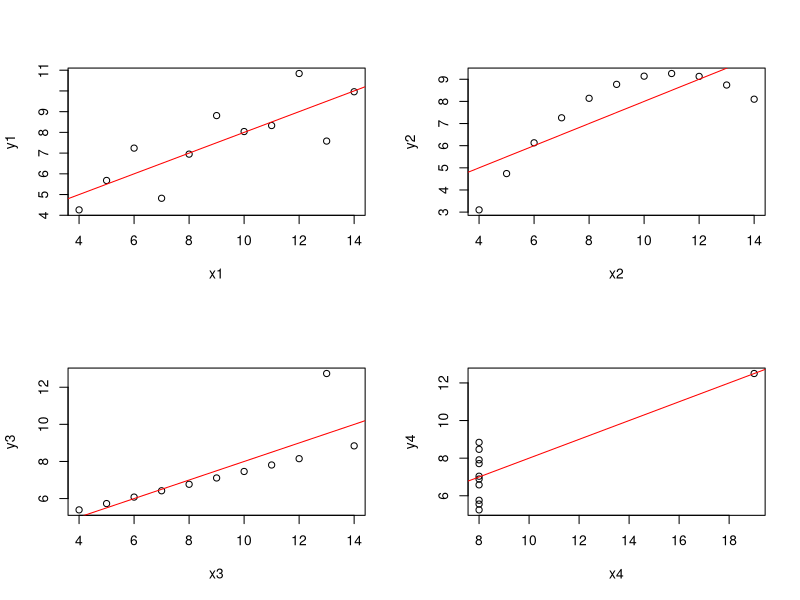
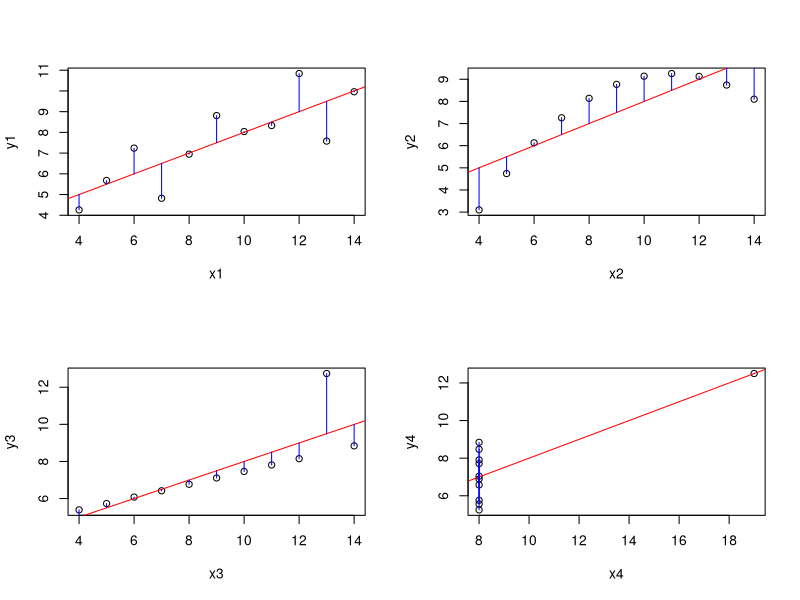
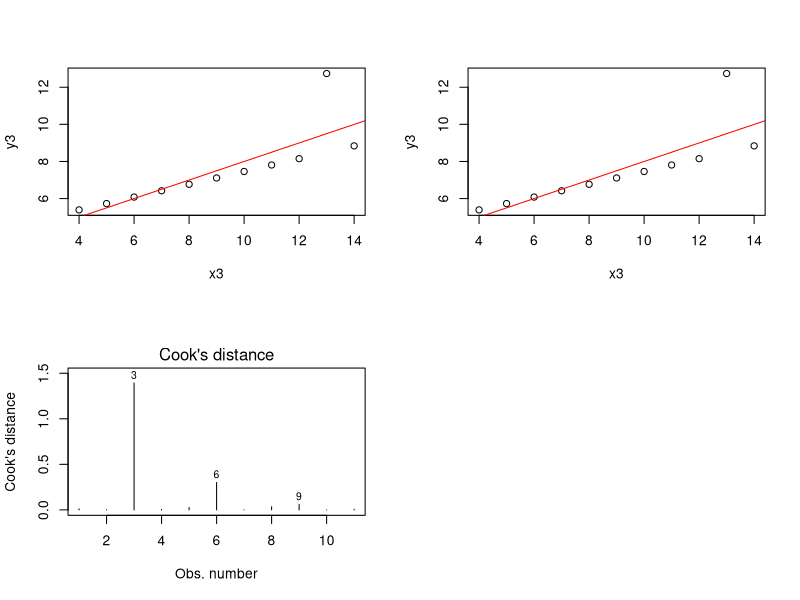
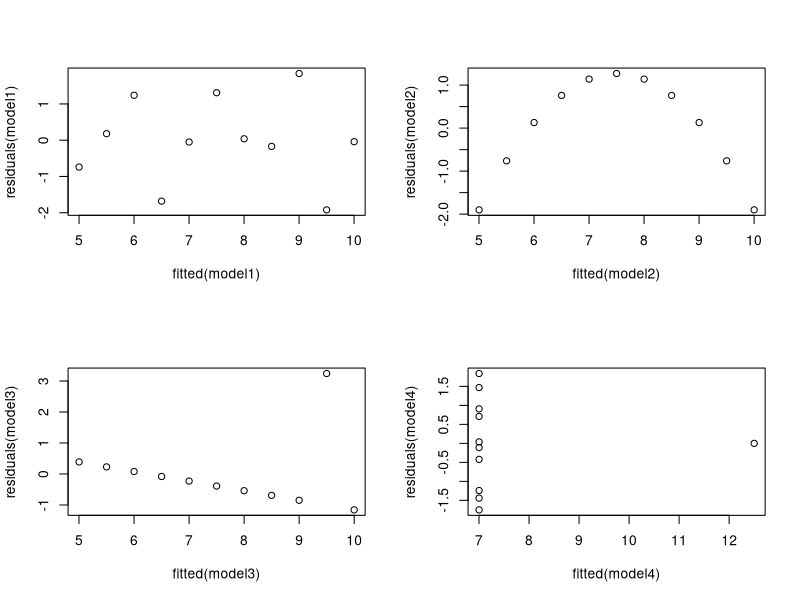
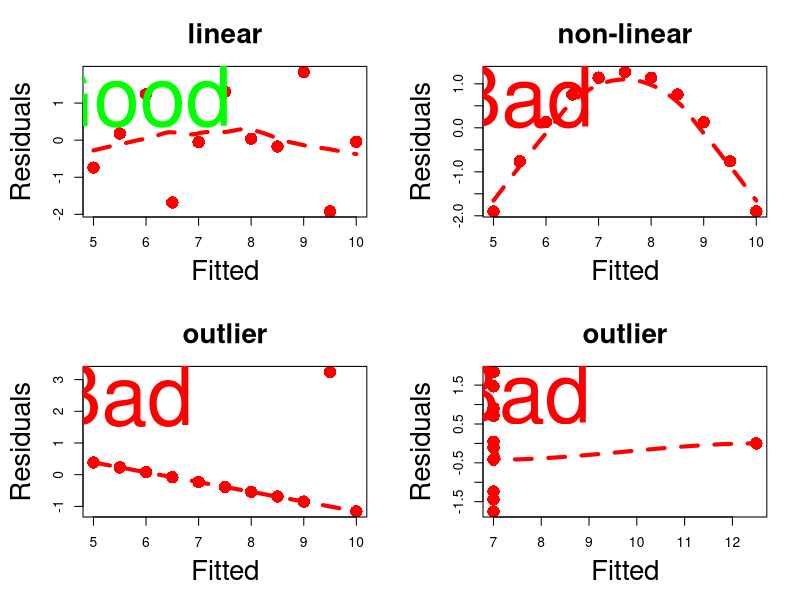
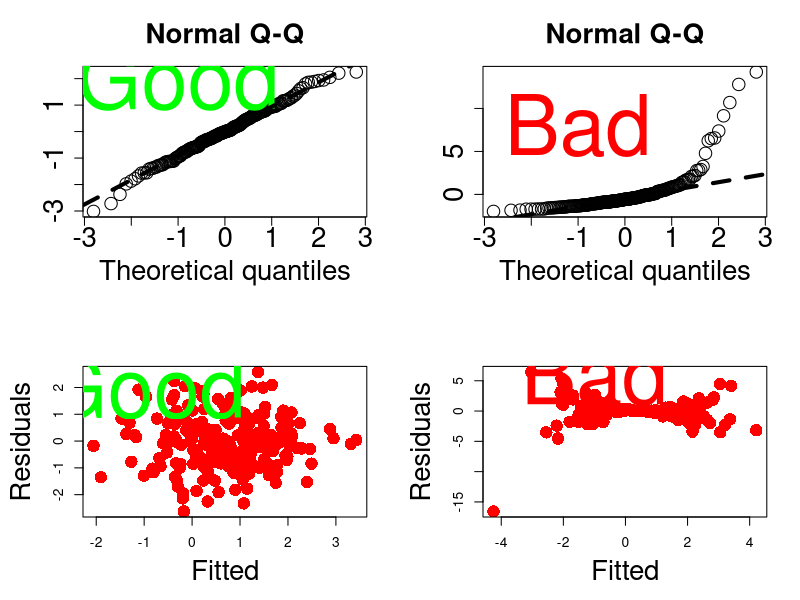

The R source for these figures, in order:
## Anscombe's quartet
par(mfrow=c(2, 2))
data("anscombe")
plot(y1~x1, data = anscombe)
model1 <- lm(y1~x1, data = anscombe)
abline(model1, col = "red")
plot(y2~x2, data = anscombe)
model2 <- lm(y2~x2, data = anscombe)
abline(model2, col = "red")
plot(y3~x3, data = anscombe)
model3 <- lm(y3~x3, data = anscombe)
abline(model3, col = "red")
plot(y4~x4, data = anscombe)
model4 <- lm(y4~x4, data = anscombe)
abline(model4, col = "red")

## Anscombe's quartet
par(mfrow=c(2, 2))
plot(y1~x1, data = anscombe)
model1 <- lm(y1~x1, data = anscombe)
abline(model1, col = "red")
segments(x0 = anscombe$x1, x1 = anscombe$x1, y0= predict(model1), y1=anscombe$y1, col = "blue")
plot(y2~x2, data = anscombe)
model2 <- lm(y2~x2, data = anscombe)
abline(model2, col = "red")
segments(x0 = anscombe$x2, x1 = anscombe$x2, y0= predict(model2), y1=anscombe$y2, col = "blue")
plot(y3~x3, data = anscombe)
model3 <- lm(y3~x3, data = anscombe)
abline(model3, col = "red")
segments(x0 = anscombe$x3, x1 = anscombe$x3, y0= predict(model3), y1=anscombe$y3, col = "blue")
plot(y4~x4, data = anscombe)
model4 <- lm(y4~x4, data = anscombe)
abline(model4, col = "red")
segments(x0 = anscombe$x4, x1 = anscombe$x4, y0= predict(model4), y1=anscombe$y4, col = "blue")

## Influence
plot(y3~x3, data = anscombe)
model3 <- lm(y3~x3, data = anscombe)
abline(model3, col = "red")

## Outliers
plot(y3~x3, data = anscombe)
model3 <- lm(y3~x3, data = anscombe)
abline(model3, col = "red")

## What is influential?
plot(model3, which = 4)

## Anscombe's quartet: residuals
par(mfrow=c(2, 2))
plot(residuals(model1)~fitted(model1))
plot(residuals(model2)~fitted(model2))
plot(residuals(model3)~fitted(model3))
plot(residuals(model4)~fitted(model4))

## Residual diagnostics: residuals vs. fitted
par(mar=c(5,5,4,2))
mod <- lm(y1~x1,data=anscombe)
plot(residuals.lm(mod)~fitted(mod), data = anscombe, col="red", cex.lab=2, cex=2, cex.main=2, main="linear", pch=16, xlab="Fitted", ylab="Residuals")
text(5.7,1.2,"Good", cex=6,col="green")

lines(loess.smooth(y=residuals.lm(mod),x=fitted(mod)),col="red", lty="dashed", lwd=4)

mod <- lm(y2~x2,data=anscombe)
plot(residuals.lm(mod)~fitted(mod), data = anscombe, col="red", cex.lab=2, cex=2, cex.main=2, main="non-linear", pch=16, xlab="Fitted", ylab="Residuals")
lines(loess.smooth(y=residuals.lm(mod),x=fitted(mod)),col="red", lty="dashed", lwd=4)
text(5.5,0.7,"Bad", cex=6,col="red")

mod <- lm(y3~x3,data=anscombe)
plot(residuals.lm(mod)~fitted(mod), data = anscombe, col="red", cex.lab=2, cex=2, cex.main=2, main="outlier", pch=16, xlab="Fitted", ylab="Residuals")
lines(loess.smooth(y=residuals.lm(mod),x=fitted(mod)),col="red", lty="dashed", lwd=4)
text(5.5,2.5,"Bad", cex=6,col="red")

mod <- lm(y4~x4,data=anscombe)
plot(residuals.lm(mod)~fitted(mod), data = anscombe, col="red", cex.lab=2, cex=2, cex.main=2, main="outlier", pch=16, xlab="Fitted", ylab="Residuals")
lines(loess.smooth(y=residuals.lm(mod),x=fitted(mod)),col="red", lty="dashed", lwd=4)
text(7.5,1.3,"Bad", cex=6,col="red")

## Residual diagnostics: normality with QQ-plot
par(mar=c(5,5,4,2))

n <- 200;alpha <- 0.5;beta <- -1
x <- rgamma(n = n, shape = 1)
mu <- alpha + beta*x
y <- rnorm(n = n, mean = mu)
mod <- lm(y~x)

plot(sort(residuals.lm(mod)),x=qnorm(ppoints(n)), cex.lab=2, cex.axis=2, cex.lab=2, cex=2, cex.main=2, ylab="", xlab="Theoretical quantiles", main="Normal Q-Q")
text(-1,2,"Good", cex=6,col="green")

abline(lm(quantile(residuals.lm(mod),c(0.25,0.75))~qnorm(c(0.25,0.75))), lwd=4,lty="dashed")

par(mar=c(5,5,4,2))
n <- 200;alpha <- 0.5;beta <- -1
x <- rgamma(n = n, shape = 1)
mu <- alpha + beta*x
y <- rlnorm(n = n, meanlog = mu, sdlog = 1)
mod <- lm(y~x)

plot(sort(residuals.lm(mod)),x=qnorm(ppoints(n)), cex.lab=2, cex.axis=2, cex.lab=2, cex=2, cex.main=2, ylab="", xlab="Theoretical quantiles", main="Normal Q-Q")
text(-1,8,"Bad", cex=6,col="red")

abline(lm(quantile(residuals.lm(mod),c(0.25,0.75))~qnorm(c(0.25,0.75))), lwd=4,lty="dashed")

## Residual diagnostics: constant variance
par(mar=c(5,5,4,2))

n <- 200;alpha <- 0.5;beta <- -1
x <- rnorm(n = n)
mu <- alpha + beta*x
y <- mu + rnorm(n)
mod <- lm(y~x)

plot(residuals.lm(mod)~fitted(mod), col="red", cex.lab=2, cex=2, cex.main=2, main="", pch=16, xlab="Fitted", ylab="Residuals")
text(-1,2,"Good", cex=6,col="green")

par(mar=c(5,5,4,2))
n <- 200;alpha <- 0.5;beta <- -1
x <- rnorm(n = n)
mu <- alpha + beta*x
y <- mu + rnorm(n)*x^2
mod <- lm(y~x)

plot(residuals.lm(mod)~fitted(mod), col="red", cex.lab=2, cex=2, cex.main=2, main="", pch=16, xlab="Fitted", ylab="Residuals")
text(-1,6,"Bad", cex=6,col="red")